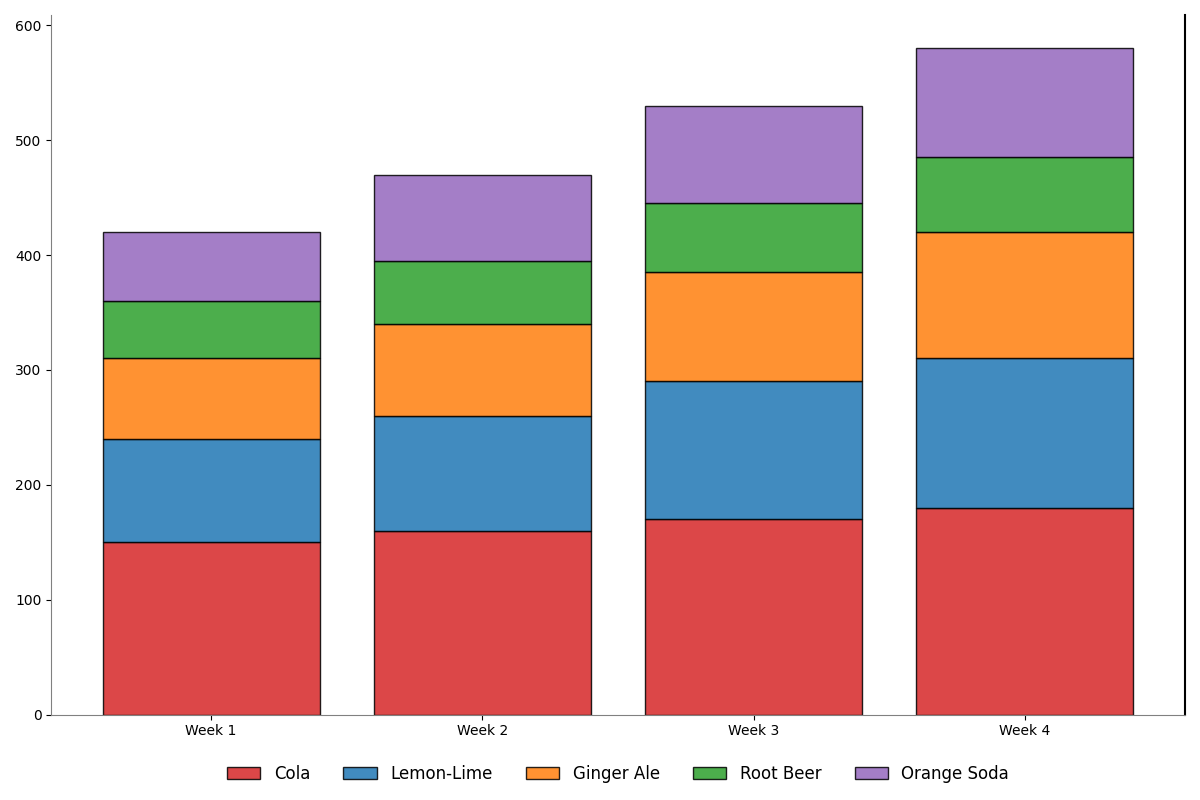

Reproduce this figure in Python.
import matplotlib.pyplot as plt
import numpy as np

weeks = ['Week 1', 'Week 2', 'Week 3', 'Week 4']
soft_drinks = ['Cola', 'Lemon-Lime', 'Ginger Ale', 'Root Beer', 'Orange Soda']

cola_sales = [150, 160, 170, 180]
lemon_lime_sales = [90, 100, 120, 130]
ginger_ale_sales = [70, 80, 95, 110]
root_beer_sales = [50, 55, 60, 65]
orange_soda_sales = [60, 75, 85, 95]  # New data series

total_sales = [cola_sales, lemon_lime_sales, ginger_ale_sales, root_beer_sales, orange_soda_sales]

fig, ax = plt.subplots(figsize=(12, 8))

colors = ['#d62728', '#1f77b4', '#ff7f0e', '#2ca02c', '#9467bd']  # Added a new color

bottom_values = np.zeros(len(weeks))

for sales, color in zip(total_sales, colors):
    ax.bar(weeks, sales, bottom=bottom_values, color=color, edgecolor='black', alpha=0.85)
    bottom_values += np.array(sales)

ax.legend(soft_drinks, loc='upper center', bbox_to_anchor=(0.5, -0.05), fontsize=12, ncol=5, frameon=False)

ax.yaxis.grid(False)
ax.spines['top'].set_visible(False)
ax.spines['right'].set_linewidth(1.5)
ax.spines['bottom'].set_color('gray')
ax.spines['left'].set_color('gray')

plt.tight_layout()

plt.show()
